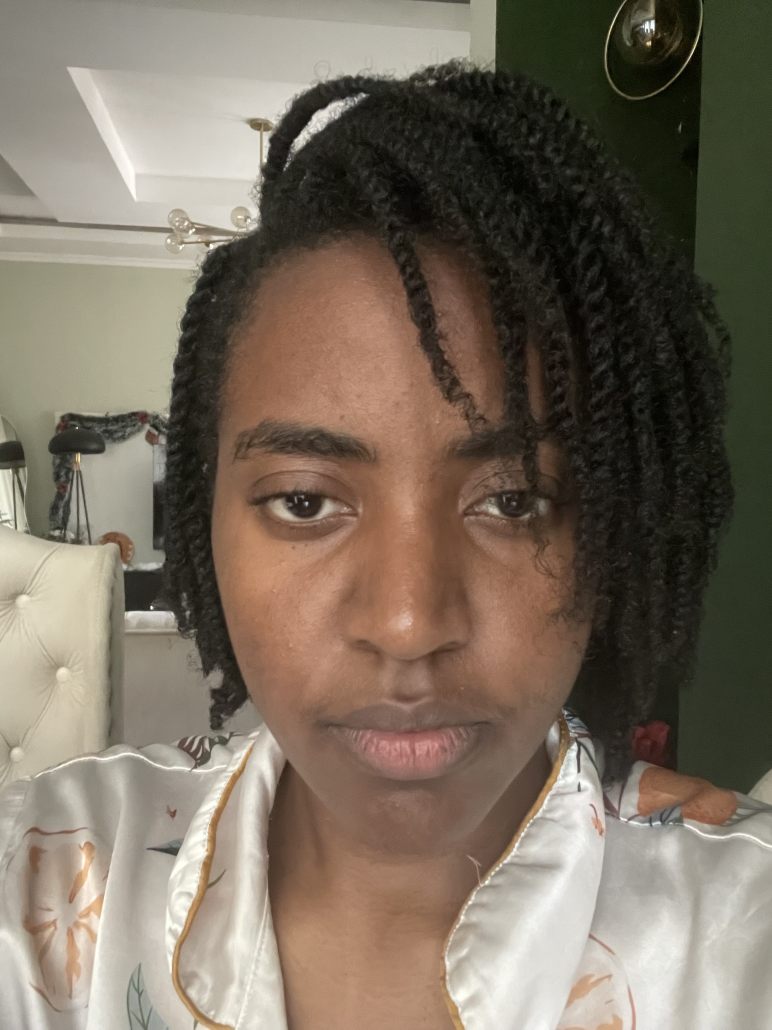
#> input picture data/images/emma/emma_neutral_01.jpg, 2316 x 3088 px (shown at 1/3 size); its folder holds 3 pictures in this run; the run also reads 1 picture not shown here
$ jupyter execute --allow-errors 02_image_processing.ipynb   (shell and % lines are left out)
#> lines starting #> are read from the running program, lines starting #| are printed output that depends on the picture
### src/image_pipeline.py
"""Image pipeline: load, detect/align faces, augment, and extract features.

Owner: Emma Tiffany Umwari.

Face models (OpenCV Zoo, ONNX, run by opencv-python; no torch/tensorflow):
  * YuNet  - face detector returning a box, 5 landmarks and a confidence score
  * SFace  - face recogniser producing a 128-d identity embedding from a
             112x112 crop aligned on the landmarks
The models are downloaded on first use into models/pretrained/ and checked
against a SHA-256 hash.

Per image, ``extract_features`` returns:
  * emb_0..emb_127  SFace embedding, L2-normalised (identity)
  * hist_0..hist_47 16-bin colour histogram per B/G/R channel of the aligned
                    face, each channel normalised to sum 1 (skin tone / lighting)
  * lbp_0..lbp_9    uniform LBP texture histogram of the aligned grey face

The same functions serve training (``build_image_features``) and inference
(the CLI app), so a face is processed identically in both.

Run from the project root:
    python src/image_pipeline.py
"""

from __future__ import annotations

import hashlib
import re
import urllib.request
from dataclasses import dataclass
from functools import lru_cache
from pathlib import Path

import cv2
import numpy as np
import pandas as pd
from PIL import Image, ImageOps
from skimage.feature import local_binary_pattern

try:
    from src import config
except ModuleNotFoundError:
    import config

# ---------------------------------------------------------------------------
# Pretrained models
# ---------------------------------------------------------------------------
PRETRAINED_DIR = config.MODELS_DIR / "pretrained"
_ZOO = "https://github.com/opencv/opencv_zoo/raw/main/models"
PRETRAINED = {
    "yunet": (
        "face_detection_yunet_2023mar.onnx",
        f"{_ZOO}/face_detection_yunet/face_detection_yunet_2023mar.onnx",
        "8f2383e4dd3cfbb4553ea8718107fc0423210dc964f9f4280604804ed2552fa4",
    ),
    "sface": (
        "face_recognition_sface_2021dec.onnx",
        f"{_ZOO}/face_recognition_sface/face_recognition_sface_2021dec.onnx",
        "0ba9fbfa01b5270c96627c4ef784da859931e02f04419c829e83484087c34e79",
    ),
}

MAX_SIDE = 1024            # images are downscaled so the longest side is <= this
DETECT_THRESHOLD = 0.6     # YuNet confidence needed to accept a face
ALIGNED_SIZE = 112         # SFace input size
HIST_BINS = 16
LBP_POINTS, LBP_RADIUS = 8, 1
N_EMB, N_HIST, N_LBP = 128, 3 * HIST_BINS, LBP_POINTS + 2

EMB_COLS = [f"emb_{i}" for i in range(N_EMB)]
HIST_COLS = [f"hist_{i}" for i in range(N_HIST)]
LBP_COLS = [f"lbp_{i}" for i in range(N_LBP)]
FEATURE_COLS = EMB_COLS + HIST_COLS + LBP_COLS
META_COLS = ["image_id", "member", "expression", "take", "augmentation",
             "source_image", "face_detected", "det_score"]


# [6 lines left out: function _sha256, not called in this run]


def ensure_models() -> dict[str, Path]:
    """Download the ONNX models if missing; verify their checksums."""
    PRETRAINED_DIR.mkdir(parents=True, exist_ok=True)
    paths = {}
    for key, (fname, url, sha) in PRETRAINED.items():
        path = PRETRAINED_DIR / fname
        if not path.exists():
            print(f"Downloading {fname} ...")
            urllib.request.urlretrieve(url, path)
        if _sha256(path) != sha:
            path.unlink()
            raise RuntimeError(f"Checksum mismatch for {fname}; deleted it, rerun to download again.")
        paths[key] = path
    return paths


@lru_cache(maxsize=1)
def _detector() -> cv2.FaceDetectorYN:
    return cv2.FaceDetectorYN.create(str(ensure_models()["yunet"]), "", (320, 320), DETECT_THRESHOLD)


@lru_cache(maxsize=1)
def _recognizer() -> cv2.FaceRecognizerSF:
    return cv2.FaceRecognizerSF.create(str(ensure_models()["sface"]), "")


# ---------------------------------------------------------------------------
# Loading & face detection
# ---------------------------------------------------------------------------
def load_image(path: str | Path, max_side: int = MAX_SIDE) -> np.ndarray:
    """Read an image as BGR uint8, honouring EXIF rotation, longest side <= max_side."""
    with Image.open(path) as im:
        rgb = np.asarray(ImageOps.exif_transpose(im).convert("RGB"))
    img = cv2.cvtColor(rgb, cv2.COLOR_RGB2BGR)
    scale = max_side / max(img.shape[:2])
    if scale < 1:
        img = cv2.resize(img, None, fx=scale, fy=scale, interpolation=cv2.INTER_AREA)
    return img


@dataclass
class Face:
    box: tuple[int, int, int, int]   # x, y, w, h
    landmarks: np.ndarray            # 5 x 2: right eye, left eye, nose, mouth corners
    score: float
    raw: np.ndarray                  # YuNet row, needed by SFace.alignCrop


def detect_face(img: np.ndarray) -> Face | None:
    """Return the most confident face, or None if no face passes the threshold."""
    det = _detector()
    det.setInputSize((img.shape[1], img.shape[0]))
    _, faces = det.detect(img)
    if faces is None or len(faces) == 0:
        return None
    best = faces[np.argmax(faces[:, -1])]
    return Face(
        box=tuple(int(v) for v in best[:4]),
        landmarks=best[4:14].reshape(5, 2),
        score=float(best[-1]),
        raw=best,
    )


def align_face(img: np.ndarray, face: Face) -> np.ndarray:
    """112x112 crop, rotated/scaled so the eyes and mouth land in fixed positions."""
    return _recognizer().alignCrop(img, face.raw)


# ---------------------------------------------------------------------------
# Augmentations (deterministic, so the feature file is reproducible)
# ---------------------------------------------------------------------------
def _rotate(img: np.ndarray, angle: float) -> np.ndarray:
    h, w = img.shape[:2]
    m = cv2.getRotationMatrix2D((w / 2, h / 2), angle, 1.0)
    return cv2.warpAffine(img, m, (w, h), borderMode=cv2.BORDER_REFLECT_101)


def _gaussian_noise(img: np.ndarray, sigma: float = 15.0, seed: int = config.RANDOM_STATE) -> np.ndarray:
    noise = np.random.default_rng(seed).normal(0, sigma, img.shape)
    return np.clip(img.astype(np.float32) + noise, 0, 255).astype(np.uint8)


AUGMENTATIONS = {
    "rotate_p15": lambda im: _rotate(im, 15),
    "rotate_m15": lambda im: _rotate(im, -15),
    "flip": lambda im: cv2.flip(im, 1),
    "grayscale": lambda im: cv2.cvtColor(cv2.cvtColor(im, cv2.COLOR_BGR2GRAY), cv2.COLOR_GRAY2BGR),
    "brighter": lambda im: cv2.convertScaleAbs(im, alpha=1.25, beta=30),
    "darker": lambda im: cv2.convertScaleAbs(im, alpha=0.6, beta=-10),
    "blur": lambda im: cv2.GaussianBlur(im, (9, 9), 0),
    "noise": _gaussian_noise,
}


def augment(img: np.ndarray) -> dict[str, np.ndarray]:
    """Return {"original": img, <aug name>: augmented img, ...}."""
    return {"original": img} | {name: fn(img) for name, fn in AUGMENTATIONS.items()}


# ---------------------------------------------------------------------------
# Feature extraction
# ---------------------------------------------------------------------------
def color_histogram(face_bgr: np.ndarray) -> np.ndarray:
    chans = [cv2.calcHist([face_bgr], [c], None, [HIST_BINS], [0, 256]).ravel() for c in range(3)]
    return np.concatenate([h / max(h.sum(), 1) for h in chans])


# [5 lines left out: function lbp_histogram, not called in this run]


def extract_features(img: np.ndarray) -> dict:
    """Detect, align and describe the face in ``img``.

    If no face is detected, the whole image is resized to 112x112 and used
    instead, and ``face_detected = 0`` is returned. The row stays usable but
    is clearly marked. The CLI denies access in that case.
    """
    face = detect_face(img)
    if face is not None:
        crop = align_face(img, face)
    else:
        crop = cv2.resize(img, (ALIGNED_SIZE, ALIGNED_SIZE), interpolation=cv2.INTER_AREA)

    emb = _recognizer().feature(crop).ravel().astype(np.float64)
    emb /= np.linalg.norm(emb)

    feats = {
        "face_detected": int(face is not None),
        "det_score": face.score if face is not None else 0.0,
    }
    feats.update(zip(EMB_COLS, emb))
    feats.update(zip(HIST_COLS, color_histogram(crop)))
    feats.update(zip(LBP_COLS, lbp_histogram(crop)))
    return feats


def feature_vector(feats: dict) -> np.ndarray:
    """The model-ready vector, in FEATURE_COLS order."""
    return np.array([feats[c] for c in FEATURE_COLS], dtype=np.float64)


# ---------------------------------------------------------------------------
# Dataset building
# ---------------------------------------------------------------------------
_NAME_RE = re.compile(r"^(?P<member>[a-z]+)_(?P<expression>[a-z]+)_(?P<take>\d+)$")


def parse_image_name(path: Path) -> dict:
    """'emma_smiling_01.jpg' -> member/expression/take. Unauthorized files -> 'unknown'."""
    if path.parent == config.UNAUTHORIZED_FACES_DIR:
        return {"member": config.UNKNOWN_LABEL, "expression": "unknown", "take": 0}
    m = _NAME_RE.match(path.stem)
    if not m or m["member"] not in config.MEMBERS or m["expression"] not in config.EXPRESSIONS:
        raise ValueError(f"{path.name} does not follow <member>_<expression>_<take>.jpg")
    return {"member": m["member"], "expression": m["expression"], "take": int(m["take"])}


def list_source_images() -> list[Path]:
    members = sorted(config.IMAGES_DIR.glob(f"*/*{config.IMAGE_EXT}"))
    members = [p for p in members if p.parent.name in config.MEMBERS]
    unknown = sorted(
        p for p in config.UNAUTHORIZED_FACES_DIR.glob("*")
        if p.suffix.lower() in {".jpg", ".jpeg", ".png"}
    )
    return members + unknown


def build_image_features(save_augmented: bool = True, verbose: bool = True) -> pd.DataFrame:
    """Augment every source image, extract features and write image_features.csv."""
    rows = []
    config.AUGMENTED_IMAGES_DIR.mkdir(parents=True, exist_ok=True)
    for path in list_source_images():
        meta = parse_image_name(path)
        img = load_image(path)
        for aug_name, aug_img in augment(img).items():
            image_id = f"{path.stem}__{aug_name}"
            if save_augmented and aug_name != "original":
                cv2.imwrite(str(config.AUGMENTED_IMAGES_DIR / f"{image_id}.jpg"), aug_img,
                            [cv2.IMWRITE_JPEG_QUALITY, 90])
            rows.append({"image_id": image_id, **meta, "augmentation": aug_name,
                         "source_image": path.stem, **extract_features(aug_img)})

    df = pd.DataFrame(rows)[META_COLS + FEATURE_COLS]
    config.FEATURES_DIR.mkdir(parents=True, exist_ok=True)
    df.to_csv(config.IMAGE_FEATURES_CSV, index=False)

    if verbose:
        n_src = df["source_image"].nunique()
        print(f"Source images : {n_src} ({(df['member'] == config.UNKNOWN_LABEL).sum() // (1 + len(AUGMENTATIONS))} unauthorized)")
        print(f"Rows          : {len(df)} = {n_src} x (original + {len(AUGMENTATIONS)} augmentations)")
        print(f"Columns       : {df.shape[1]} ({len(META_COLS)} meta + {N_EMB} emb + {N_HIST} hist + {N_LBP} lbp)")
        print(f"Faces detected: {df['face_detected'].sum()}/{len(df)}")
        print(f"Nulls         : {int(df.isna().sum().sum())}")
        print(f"Saved to      : {config.IMAGE_FEATURES_CSV.relative_to(config.ROOT)}")
    return df


# [2 lines that do not run on import are left out]

### notebooks/02_image_processing.ipynb
# 02 · Image Data Collection & Processing

**Owner:** Emma Tiffany Umwari

This notebook turns the team's facial photos into `features/image_features.csv`, the training data for the **Facial Recognition Model** (notebook 04, Part B). All processing lives in [`src/image_pipeline.py`](../src/image_pipeline.py). The CLI app reuses that code, so a face is processed the same way in training and at login.

1. Data inventory & naming check
2. Sample pictures of every member
3. Face detection & alignment
4. Augmentation
5. Robustness of detection and embeddings to augmentation
6. Feature extraction → `image_features.csv`
7. Do the features separate the members?
8. Unauthorized faces
9. Summary & hand-off to the face model

[cell 1]
import os
import sys
from pathlib import Path

os.environ.setdefault("OPENCV_LOG_LEVEL", "ERROR")  # silence OpenCV backend warnings
import cv2
import matplotlib.pyplot as plt
import numpy as np
import pandas as pd
from sklearn.decomposition import PCA

ROOT = Path.cwd().parent if Path.cwd().name == "notebooks" else Path.cwd()
sys.path.insert(0, str(ROOT))

from src import config
from src import image_pipeline as ip

config.FIGURES_DIR.mkdir(parents=True, exist_ok=True)

# Photo grids are large: show them inline as JPEG at screen resolution to keep the
# notebook small. The saved report figures (reports/figures/img_*.png) stay at 150 dpi.
plt.rcParams["figure.dpi"] = 72

# Plot styling: validated colour-vision-safe palette; one fixed colour per member
MEMBER_COLORS = dict(zip(config.MEMBERS, ["#2a78d6", "#eb6834", "#1baf7a", "#eda100"]))
MEMBER_MARKERS = dict(zip(config.MEMBERS, ["o", "s", "^", "D"]))  # second cue, so colour isn't the only one
INK, INK_2, GRID, SURFACE = "#0b0b0b", "#52514e", "#e6e5e0", "#fcfcfb"
plt.rcParams.update({
    "figure.facecolor": SURFACE, "axes.facecolor": SURFACE, "savefig.facecolor": SURFACE,
    "axes.edgecolor": GRID, "axes.labelcolor": INK_2, "axes.titlecolor": INK,
    "axes.titlesize": 11, "axes.titleweight": "bold",
    "axes.spines.top": False, "axes.spines.right": False,
    "axes.grid": True, "grid.color": GRID, "grid.linewidth": 0.8, "axes.axisbelow": True,
    "xtick.color": INK_2, "ytick.color": INK_2, "text.color": INK, "legend.frameon": False,
})

def rgb(img_bgr):
    return cv2.cvtColor(img_bgr, cv2.COLOR_BGR2RGB)

def save(fig, name):
    fig.savefig(config.FIGURES_DIR / f"img_{name}.png", dpi=150, bbox_inches="tight")
    plt.show()

## 1. Data inventory & naming check

Each member submitted one photo per expression. Raw phone files were normalised by [`src/ingest_biometrics.py`](../src/ingest_biometrics.py):
- renamed to `<member>_<expression>_<take>.jpg`;
- rotated upright using the photo's orientation flag;
- **stripped of all metadata**, because one set of iPhone photos carried GPS coordinates.

[cell 2]
from PIL import Image

inventory = []
for path in ip.list_source_images():  # member folders only (skips augmented/)
    if path.parent == config.UNAUTHORIZED_FACES_DIR:
        continue
    meta = ip.parse_image_name(path)  # raises if a name breaks the convention
    with Image.open(path) as im:
#> im is the input picture: PIL image 2316x3088 RGB; mean R, G, B 122, 110.3, 95.9
        inventory.append({"file": path.name, **meta, "width": im.width, "height": im.height,
                          "format": im.format, "metadata_tags": len(im.getexif()),
                          "size_kb": round(path.stat().st_size / 1024)})
inventory = pd.DataFrame(inventory)
#> inventory = table of 3 rows and 9 columns
display(inventory)

coverage = inventory.pivot_table(index="member", columns="expression", values="file", aggfunc="count").reindex(
    index=config.MEMBERS, columns=config.EXPRESSIONS)
#> coverage = table of 4 rows and 3 columns
display(coverage)
#> (the rest of this cell did not finish here and is left out)

**Notes:** all 12 files follow one naming pattern and one format (JPEG, RGB). Resolutions differ by phone, from 478×1080 to 2316×3088, so `load_image` downscales every photo to a longest side of 1024 px. This gives detection a similar scale for everyone and keeps processing fast.

## 2. Sample pictures of every member

[cell 3]
fig, axes = plt.subplots(len(config.MEMBERS), 3, figsize=(9, 13))
#> (the rest of this cell did not finish here and is left out)

        ax.set_title(f"{member} – {expr}", fontsize=10)
        ax.axis("off")
fig.suptitle("Facial images: 4 members × 3 expressions", fontsize=13, fontweight="bold")
fig.tight_layout()
save(fig, "member_grid")

**Observations:**
- Every member shows three clearly different expressions: relaxed (neutral), teeth showing (smiling), and raised brows with an open mouth (surprised).
- The photos differ in background, from plain wall to living room to ceiling, in lighting, and in framing. Hassan's are tight portrait crops; Peter's and Emma's show more of the room.
- This variety is realistic for login attempts. It also means anything learned from the **whole** photo, such as background colour, could identify the *setting* instead of the *person*. So all features are computed on the detected face only.

## 3. Face detection & alignment

Two pretrained models from the OpenCV Zoo run through `opencv-python`, with no PyTorch or TensorFlow needed:

| Step | Model | Output |
|---|---|---|
| Detect | **YuNet** (2023) | face box, 5 landmarks (eyes, nose, mouth corners), confidence |
| Align | landmark-based similarity transform (`FaceRecognizerSF.alignCrop`) | 112×112 crop with eyes and mouth in fixed positions |
| Embed | **SFace** (2021) | 128-d identity embedding |

Alignment removes head tilt and scale before the embedding is computed. That's why rotated photos still produce similar features (Section 5).

[cell 4]
fig, axes = plt.subplots(len(config.MEMBERS), 3, figsize=(9, 13))
crops, det_rows = {}, []
#> (the rest of this cell did not finish here and is left out)

        face = ip.detect_face(img)
        crops[(member, expr)] = ip.align_face(img, face)
        det_rows.append({"member": member, "expression": expr, "score": round(face.score, 3),
                         "box_w×h": f"{face.box[2]}×{face.box[3]}"})
        vis = rgb(img).copy()
        x, y, w, h = face.box
        thick = max(2, img.shape[0] // 200)
        cv2.rectangle(vis, (x, y), (x + w, y + h), (42, 120, 214), thick)
        for lx, ly in face.landmarks.astype(int):
            cv2.circle(vis, (lx, ly), thick * 2, (235, 104, 52), -1)
        ax = axes[r, c]
        ax.imshow(vis)
        ax.set_title(f"{member} – {expr}  (score {face.score:.2f})", fontsize=9)
        ax.axis("off")
fig.suptitle("YuNet detections: box + 5 landmarks", fontsize=13, fontweight="bold")
fig.tight_layout()
save(fig, "detections")
display(pd.DataFrame(det_rows).pivot(index="member", columns="expression", values="score").reindex(config.MEMBERS))

[cell 5]
fig, axes = plt.subplots(len(config.MEMBERS), 3, figsize=(5.5, 7.5))
#> (the rest of this cell did not finish here and is left out)

**Result:** the detector finds exactly one face in all 12 photos, with confidence 0.86–0.95 (the acceptance threshold is 0.60). The aligned crops look consistent: eyes level and at the same height, face filling the frame, background mostly gone. The features in Section 6 are computed only on these crops.

## 4. Augmentation

Each photo gets **8 augmentations**, well above the rubric's 2 or more. Each one simulates a condition the login camera could face:

| Augmentation | Parameters | Simulates |
|---|---|---|
| `rotate_p15`, `rotate_m15` | ±15° about the centre, reflected border | tilted head or phone |
| `flip` | horizontal mirror | front-camera mirroring |
| `grayscale` | BGR → grey → 3-channel | colour-less / IR-like camera, white-balance loss |
| `brighter` | contrast ×1.25, +30 | overexposure, bright window |
| `darker` | contrast ×0.6, −10 | dim room |
| `blur` | Gaussian 9×9 | out of focus, motion |
| `noise` | Gaussian σ = 15, fixed seed | low-light sensor noise |

The augmentations are deterministic, using a fixed seed for noise, so rerunning the pipeline reproduces `image_features.csv` exactly. They are applied to the **full photo before detection**, so the detector and aligner have to cope with them, just as they would at login.

[cell 6]
aug_names = ["original"] + list(ip.AUGMENTATIONS)
fig, axes = plt.subplots(len(config.MEMBERS), len(aug_names), figsize=(18, 9.5))
#> (the rest of this cell did not finish here and is left out)

    for c, name in enumerate(aug_names):
        ax = axes[r, c]
        ax.imshow(rgb(versions[name]))
        ax.set_xticks([]); ax.set_yticks([]); ax.grid(False)
        if r == 0:
            ax.set_title(name, fontsize=10)
        if c == 0:
            ax.set_ylabel(member, fontsize=11, color=INK)
fig.suptitle("Original → 8 augmentations (neutral photo of each member)", fontsize=13, fontweight="bold")
fig.tight_layout()
save(fig, "augmentations")

[cell 7]
member = "emma"
#> member = 'emma'
versions = ip.augment(ip.load_image(config.IMAGES_DIR / member / f"{member}_surprised_01.jpg"))
#> call 4 of load_image, with max_side = 1024
#> in load_image (call 4), `img = cv2.resize(img, None, fx=scale, fy=scale, interpolation=cv2.INTE..`:
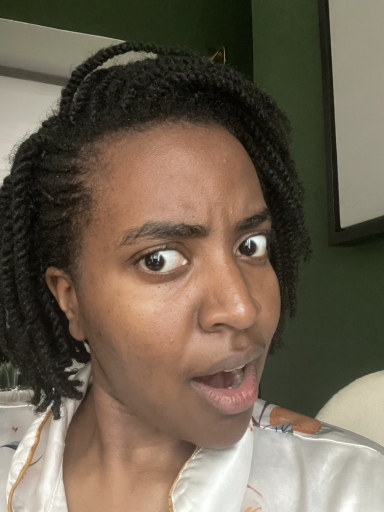
#> img: shape (1024, 768, 3) (shown at 1/2 size); mean B, G, R 81.2, 97.7, 110.3
#> in _rotate, `h, w = img.shape[:2]`: h = 1024; w = 768
#> in _rotate, `m = cv2.getRotationMatrix2D((w / 2, h / 2), angle, 1.0)`: m = [[0.966, 0.259, -119.4], [-0.259, 0.966, 116.8]]
#> in _rotate, `return cv2.warpAffine(img, m, (w, h), borderMode=cv2.BORDER_REFLECT_101)`:
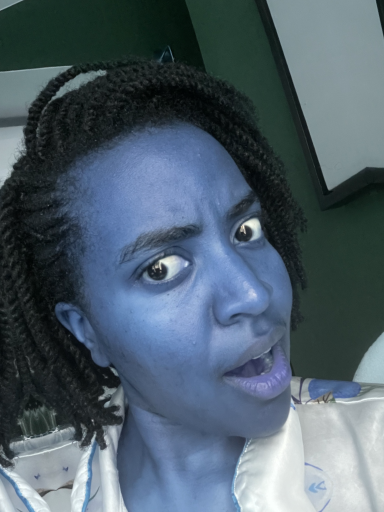
#> returned value: shape (1024, 768, 3) (shown at 1/2 size); mean of channels 0, 1, 2 79.2, 95.4, 107.7; drawn as R, G, B
#> call 2 of _rotate, with angle = -15
#> in _rotate (call 2), `m = cv2.getRotationMatrix2D((w / 2, h / 2), angle, 1.0)`: m = [[0.966, -0.259, 145.6], [0.259, 0.966, -81.94]]
#> in _rotate (call 2), `return cv2.warpAffine(img, m, (w, h), borderMode=cv2.BORDER_REFLECT_101)`:
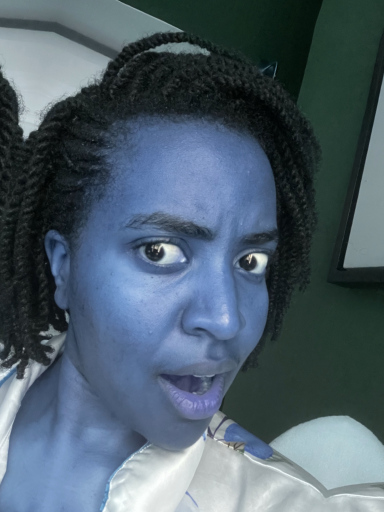
#> returned value: shape (1024, 768, 3) (shown at 1/2 size); mean of channels 0, 1, 2 77.9, 94.8, 107.6; drawn as R, G, B
#> in _gaussian_noise, `noise = np.random.default_rng(seed).normal(0, sigma, img.shape)`:
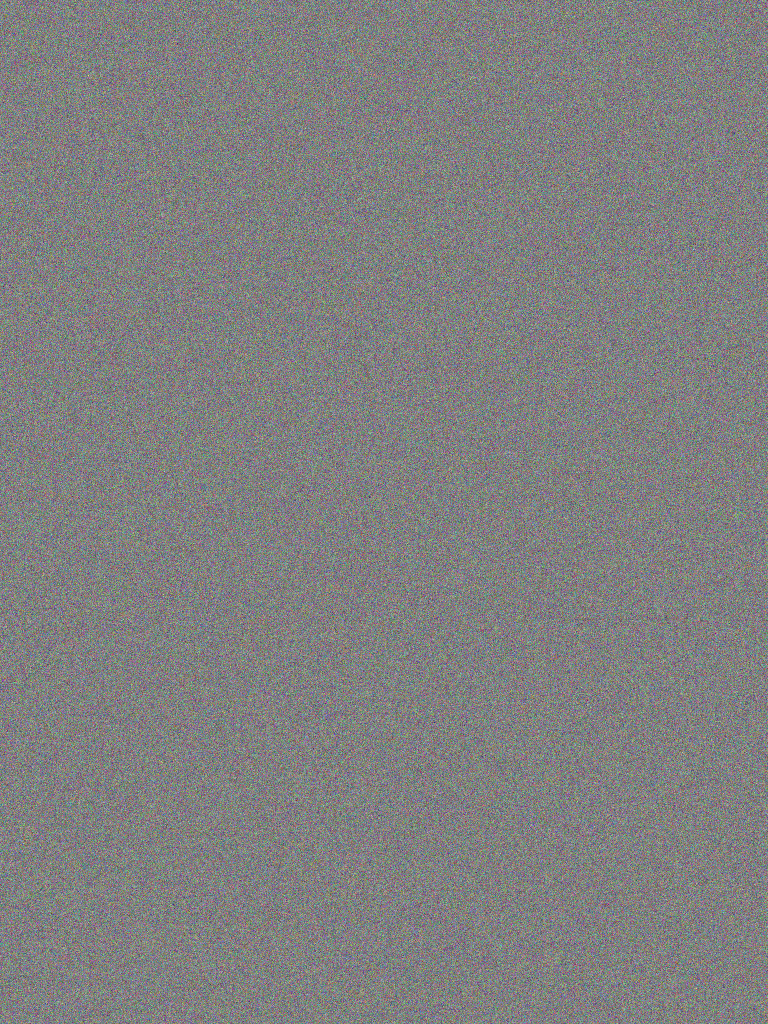
#> noise: shape (1024, 768, 3) float64; mean B, G, R 0, 0, 0; drawn with min black and max white
#> versions = 9 items
#> (the rest of the program and of its run is left out)
